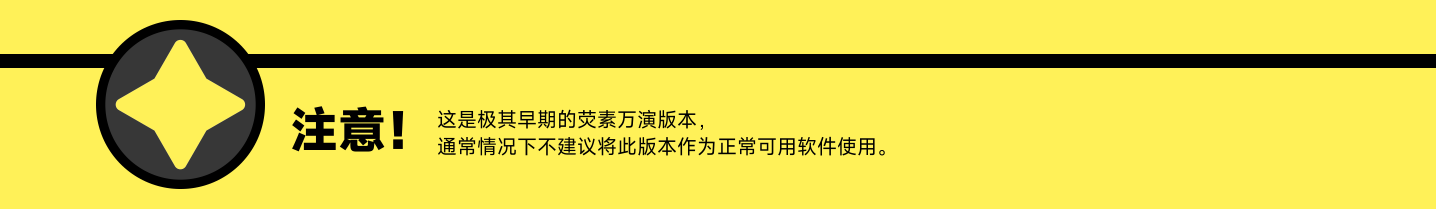
#> input picture resources/WARNING.png, 4308 x 627 px (shown at 1/3 size)
$ python -i design_diff.py   (imports and definitions only)
#> lines starting #> are read from the running program, lines starting #| are printed output that depends on the picture
"""开发用：把「Figma 导出的设计稿 PNG」和「本项目的离屏渲染图」逐像素比一遍。

还原设计稿这类活儿光靠眼睛看不可靠 —— 眼睛会把「放大倍率不同」误判成「版式不对」。
这个脚本做三件**客观**的事：

1. **叠放图**：灰度打底，设计稿独有的像素染红、渲染图独有的染青。
   整片纯灰 = 一致；出现红/青边 = 那里错位了。
2. **逐项几何**：在设计空间（2984×1679 网格）里量出 logo / 标题 / 进度条 / 插画卡
   等特征的外接框，和设计稿做差。数值可以直接搬回 QML。
3. **放大对照**：把可疑区域从**两边**裁出来上下拼一张 —— 关键是两边都先归一到同一
   工作分辨率再裁，否则 3× 导出那侧天然清晰，会把「放大倍率差异」看成「渲染发糊」。

用法::

    .venv\\Scripts\\python.exe tools\\design_diff.py            # 深色
    .venv\\Scripts\\python.exe tools\\design_diff.py light      # 浅色
    .venv\\Scripts\\python.exe tools\\design_diff.py light --no-zoom

产出（都在 gitignore 掉的 ``preview/`` 下，不会进仓库）::

    diff_side_<variant>.png     设计稿在上 / 渲染在下
    diff_overlay_<variant>.png  红=设计稿独有  青=渲染独有
    zoom_<feature>_<variant>.png 逐区域放大对照

渲染图从哪来：先跑 ``tools/preview.py`` 出 ``preview/splash.png``；
浅色版先跑 ``LUMI_PREVIEW_THEME=light tools/preview.py`` 出 ``splash_light.png``。

⚠️ **适用范围**（2026-10-01 起）：启动画面已经不是设计稿的 1:1 还原了 —— 版式照
设计稿走，但圆角 / 描边 / 字阶 / 配色 / 阴影改用了 Fluent 2 令牌。所以：

* **逐项几何**仍然有效，且是主要用途：卡面内 logo / 标题 / 插画卡的位置必须与
  设计稿对齐（容差一两个设计单位）。
* **平均差异与叠放图要带着脑子看**：卡面底色（浅色 #FFFFFF → Fluent #F3F3F3）、
  圆角（92 → 8）、底部字号（折算 9.4 → Fluent caption 12）这些是**刻意**的差异，
  会稳定地刷出红/青边，不代表版式跑偏。
* 窗口比卡面四周各大一圈（给阴影留位），所以渲染图会先**裁出卡面**再归一到设计空间。
"""

from __future__ import annotations

import sys
from pathlib import Path

from PIL import Image, ImageChops

ROOT = Path(__file__).resolve().parent.parent
DESIGN_DIR = Path(r"I:/AA.USERDATAFILE/Downloads")

#: 设计稿画布 = 唯一的坐标系。所有测量值都以它为单位。
DESIGN_W, DESIGN_H = 2984, 1679
#: 比较用的工作分辨率。取设计空间的一半：够细，又不至于跑几十秒。
WORK_W, WORK_H = DESIGN_W // 2, DESIGN_H // 2

#: 卡面在窗口里的位置 —— 必须与 ``ui/Luminalium/Lumi.qml`` 的
#: ``splashCardWidth`` / ``splashShadowMargin`` 对齐（窗口 = 卡面 + 四周阴影边距）。
CARD_W = 720.0
CARD_H = round(CARD_W * DESIGN_H / DESIGN_W)
SHADOW_MARGIN = 32

#: variant -> (设计稿 PNG, 渲染图 PNG)
VARIANTS = {
    "dark": (DESIGN_DIR / "启动画面 Dark.png", ROOT / "preview" / "splash.png"),
    "light": (DESIGN_DIR / "启动画面 Light.png", ROOT / "preview" / "splash_light.png"),
}

#: 放大对照的区域：(x0, y0, x1, y1, 放大倍数)，用**设计空间**坐标。
ZOOM_REGIONS = {
    "logo": (105, 95, 345, 335, 3),
    "wordmark": (130, 1150, 920, 1310, 2),
    "subtitle": (120, 1315, 800, 1415, 3),
    "progress": (120, 1435, 1340, 1500, 3),
    "labels": (120, 1505, 1340, 1580, 3),
    "artcorner": (1390, 80, 1700, 420, 3),
    "artbottom": (1390, 1380, 1760, 1600, 3),
    "cardedge": (0, 700, 60, 1000, 4),
}


# ============================================================ 像素工具

# [6 lines left out: function load, not called in this run]


def load_render(path: Path) -> Image.Image:
    """读渲染图：先**裁出卡面**（窗口四周有阴影边距）再归一到设计空间网格。

    不裁的话，那一圈透明边距会把整个卡片挤小，所有几何项一起偏。
    """
#> called with path = '../resources/WARNING.png'
    im = Image.open(path).convert("RGBA")
#> im is the input picture: PIL image 4308x627 RGBA; mean R, G, B, A 223, 210.8, 78.2, 255
    win_w = CARD_W + 2 * SHADOW_MARGIN
    win_h = CARD_H + 2 * SHADOW_MARGIN
    sx, sy = im.width / win_w, im.height / win_h
#> sx = 5.49; sy = 1.34
    box = (round(SHADOW_MARGIN * sx), round(SHADOW_MARGIN * sy),
           round((SHADOW_MARGIN + CARD_W) * sx), round((SHADOW_MARGIN + CARD_H) * sy))
#> box = (176, 43, 4132, 584)
    return im.crop(box).resize((DESIGN_W, DESIGN_H), Image.LANCZOS)
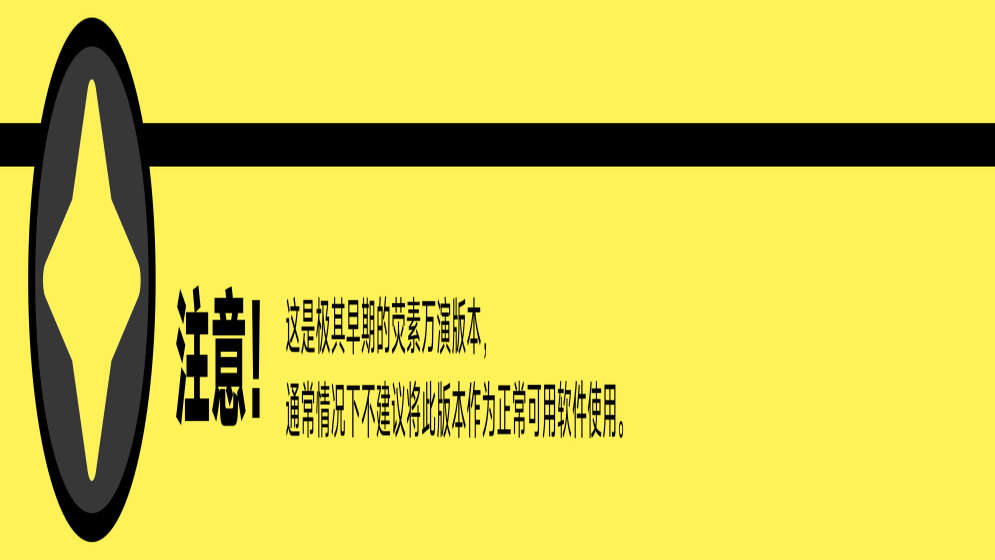
#> returned value: PIL image 2984x1679 RGBA (shown at 1/3 size); mean R, G, B, A 216.3, 204.7, 76.3, 255


def lum(c) -> float:
    return (c[0] * 299 + c[1] * 587 + c[2] * 114) / 1000


# [20 lines left out: functions opaque, ink_bbox, not called in this run]


# ============================================================ 特征表
# 每个特征是「量什么」+「怎么判定是墨迹」。键名会出现在输出里，自己看得懂就行。
# ⚠️ 判定阈值别卡太紧：抗锯齿的斜坡会被算成墨迹，把外接框撑大 1~3 单位。
#    看到「Δh 突然多出好几单位但肉眼没差」多半就是这个，先用亮度剖面确认再改代码。

def _card_bg(im):
    """卡片底色取样点（左上角内侧，任何设计都不会在那儿放东西）。"""
    return lum(im.getpixel((20, 800)))


def _f_logo(im):
    return ink_bbox(im, (100, 90, 350, 340),
                    lambda c: c[2] > 120 and c[2] - c[0] > 25 and c[3] > 128)


# [44 lines left out: functions _f_wordmark, _f_subtitle, _f_track, _f_fill, _f_label_left, _f_label_right and 1 more, not called in this run]


#: (显示名, 测量函数, 是否计入版式判定)。
#: 只有**形体**项（卡片 / logo / 标题轮廓 / 进度条轨道 / 插画卡）参与判定。
#: 文字项一律不计入：这一版的正文字号和字体都改走 Fluent 字阶了，墨迹框本来就
#: 和设计稿不一样大（而且版本号、百分比是动态的），拿来当「版式跑偏」是误报。
FEATURES = [
    ("logo", _f_logo, True),
    ("wordmark", _f_wordmark, True),
    ("subtitle", _f_subtitle, False),
    ("progress track", _f_track, True),
    ("progress fill", _f_fill, False),
    ("label left", _f_label_left, False),
    ("label right", _f_label_right, False),
    ("art card", _f_card, True),
]


# ============================================================ 三张图

# [130 lines left out: functions write_side, write_overlay, report_bands, report_geometry, write_zooms, main, not called in this run]


# [2 lines not run here, left out]

>>> result = load_render('../resources/WARNING.png')
